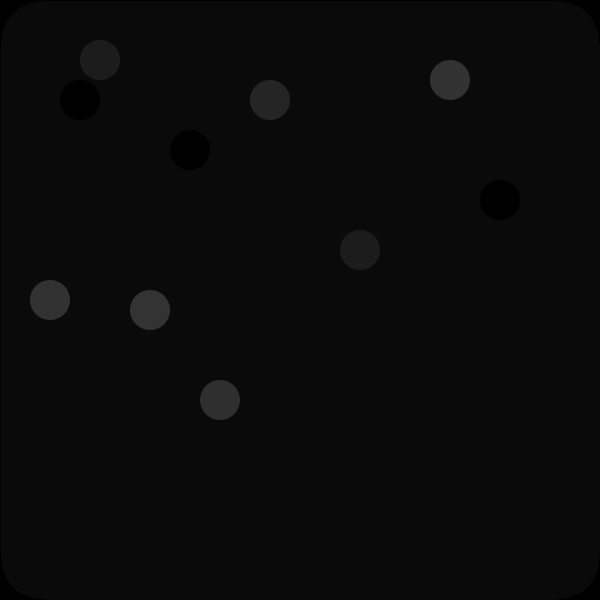
Frame 1 (no input)
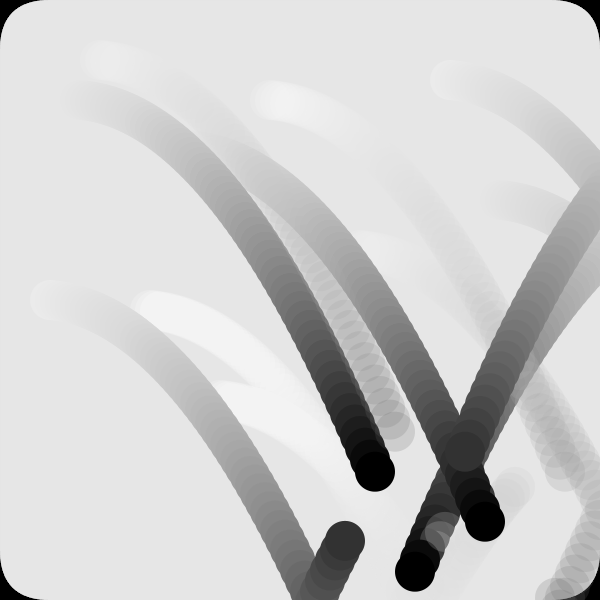
Frame 60 (the mouse pressed at the canvas centre just before this capture)
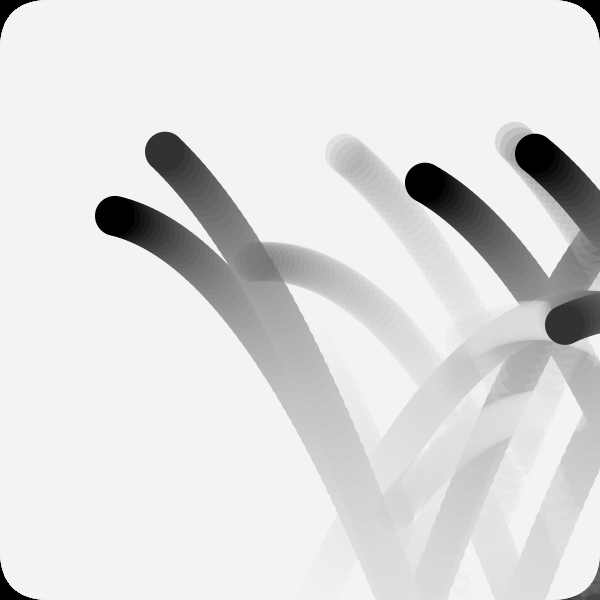
Frame 120 (the mouse held since frame 60 and released just before this capture)

The Processing sketch that drew these frames (run headless with seeded random() and noise(); from frame 60 on, the mouse is pressed at the canvas centre):

// Processing sketch: processing_133097
// ── processing_133097.pde

Ball myBall;
Ball myBall2;
Ball myBall3;
Ball myBall4;
Ball myBall5;
Ball myBall6;
Ball myBall7;
Ball myBall8;
Ball myBall9;
Ball myBall10;

void setup() {
size(600,600);
smooth();
background(0);
myBall = new Ball(80,100);
myBall2 = new Ball(500,200);
myBall3 = new Ball(190,150);
myBall4 = new Ball(450,80);
myBall5 = new Ball(50,300);
myBall6 = new Ball(100,60);
myBall7 = new Ball(360,250);
myBall8 = new Ball(270,100);
myBall9 = new Ball(220,400);
myBall10 = new Ball(150,310);
}

void draw() {
fill(255,255,255,10);
rect(0, 0, 600, 600, 50);
fill(0);
noStroke();

fill(220,220,220,50);
myBall10.run();
fill(200,200,200,50);
myBall9.run();
fill(150,150,150,50);
myBall8.run();
fill(100,100,100,50);
myBall6.run();
myBall7.run();
fill(50,50,50);
myBall4.run();
myBall5.run();
fill(0);
myBall.run();
myBall2.run();
myBall3.run();
}
class Ball{
float x = 0;
float y = 0;
float speedX = 5;
float speedY = 0.5;


Ball(float _x, float _y){

x = _x;
y = _y;

}

void run(){
display();
move();
bounce();
gravity();
}

void gravity(){
speedY += 0.2;
}

void bounce(){
if(x > width) {
speedX = speedX * -1;
}
if(x < 0) {
speedX = speedX * -1;
}
if(y > height) {
speedY = speedY * -1;
}
if(y < 0) {
speedY = speedY * -1;
}

}

void move(){

  x += speedX;
y += speedY;
}

void display(){
ellipse (x,y,40,40);
}
}
